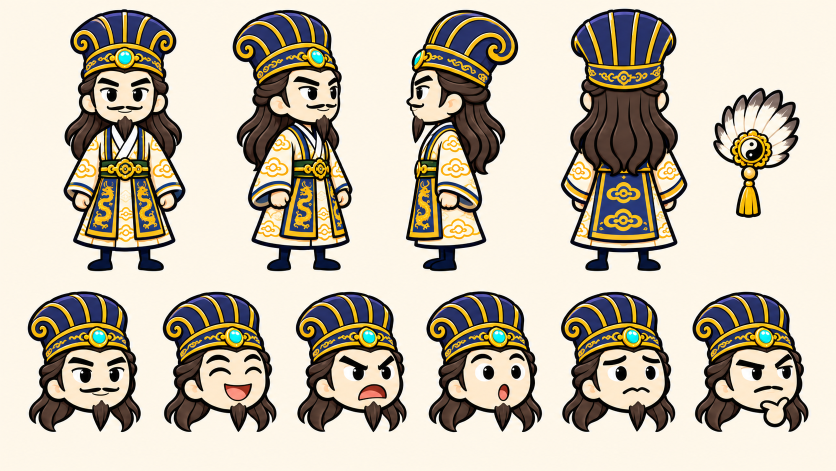
#> input picture Tai_lieu/05_Nhan_vat/Gia_Cat_Luong_tham_chieu.png, 1672 x 941 px, given in place of analysis.png, which was not available (shown at 1/2 size)
$ python prepare.py
#> lines starting #> are read from the running program, lines starting #| are printed output that depends on the picture
from pathlib import Path
from PIL import Image
import json

root=Path(__file__).resolve().parents[3]
project=root/'Du_an_Vang/video-remotion'
data={}
for name in ['analysis','stop','revenge','regret']:
    im=Image.open(project/'public/tap01-truongphi'/f'{name}.png').convert('RGBA')
    pw=im.width/4
#> pw = 418
    floors=[]
    for k in range(4):
        tile=im.crop((round(k*pw),0,round((k+1)*pw),im.height))
        found=None
        for y in range(im.height-30,im.height//2,-1):
            row=tile.crop((round(pw*.18),y,round(pw*.67),y+1))
            if sum(1 for r,g,b,a in row.getdata() if a>220 and max(r,g,b)<90)>12:
                found=y+1
                break
        if found is None: raise ValueError(f'Ground not found: {name} {k}')
        floors.append(found)
#> this loop made 4 passes
#> pass 1, `tile=im.crop((round(k*pw),0,round((k+1)*pw),im.height))`:
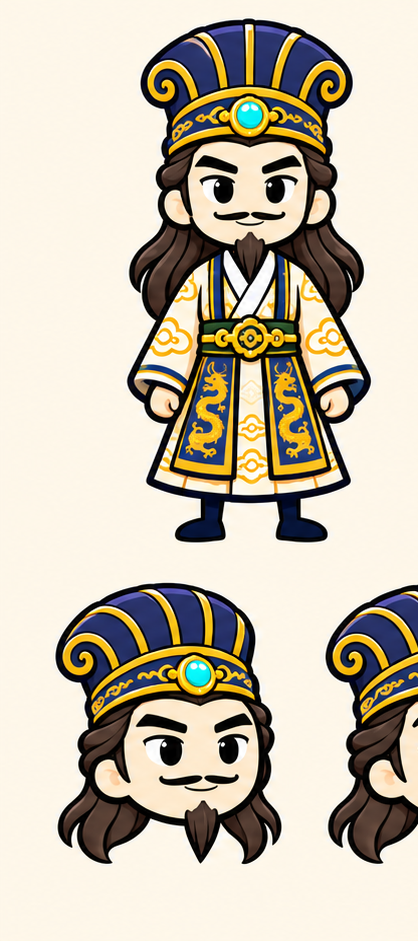
#> tile: PIL image 418x941 RGBA; mean R, G, B, A 198.3, 189.5, 172.2, 255
#> pass 2, `tile=im.crop((round(k*pw),0,round((k+1)*pw),im.height))`:
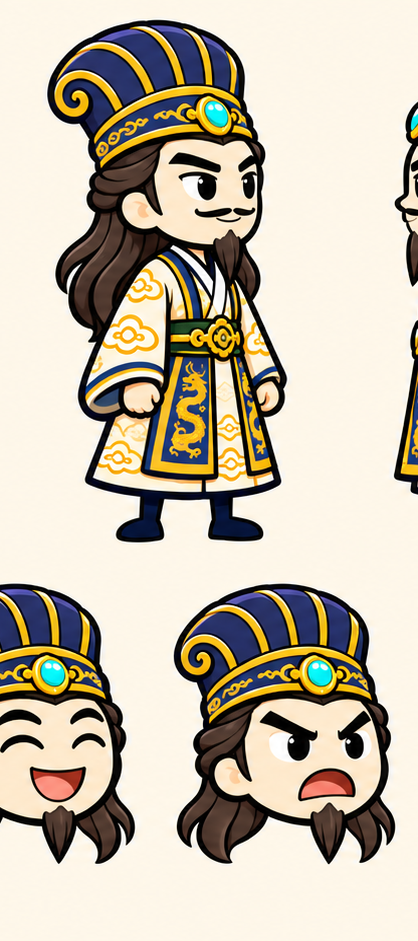
#> tile: PIL image 418x941 RGBA; mean R, G, B, A 198, 188.7, 171.3, 255
#> pass 3, `tile=im.crop((round(k*pw),0,round((k+1)*pw),im.height))`:
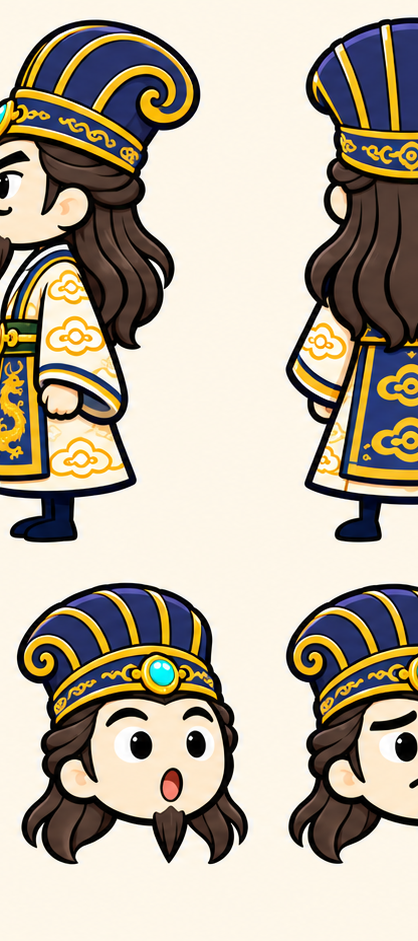
#> tile: PIL image 418x941 RGBA; mean R, G, B, A 183.9, 174.1, 157.3, 255
#> after the loop, floors = [863, 863, 863, 862]
    data[name]={'width':im.width,'height':im.height,'panelWidth':pw,'floors':floors}
#> pass 2 of the loop `for name in ['analysis','stop','revenge','regret']:`:
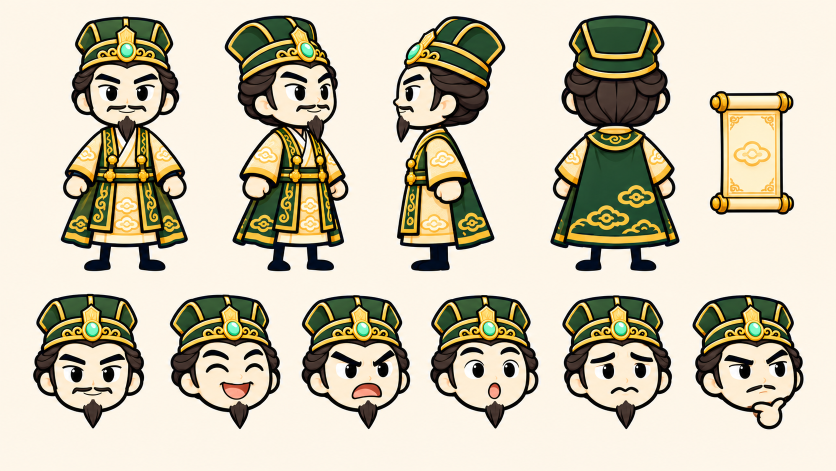
#> input picture Tai_lieu/05_Nhan_vat/Luu_Bi_tham_chieu.png, 1671 x 941 px, given in place of stop.png, which was not available (shown at 1/2 size)
#> im: PIL image 1671x941 RGBA
#> the loop `for k in range(4):` made 4 passes
#> pass 1, `tile=im.crop((round(k*pw),0,round((k+1)*pw),im.height))`:
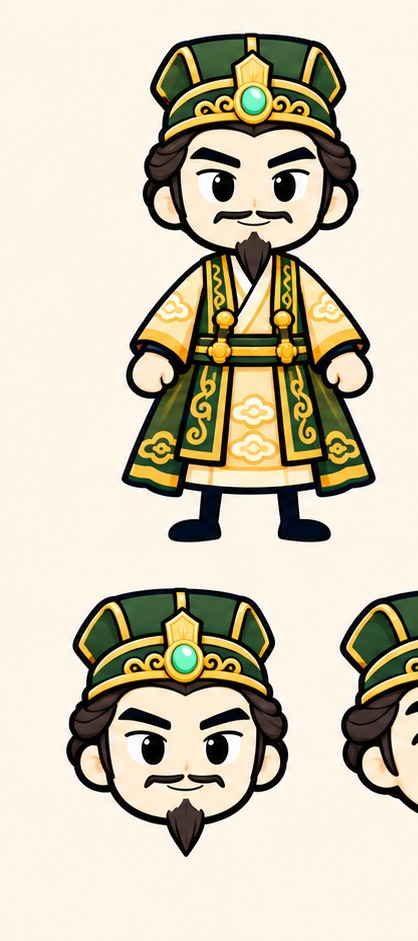
#> tile: PIL image 418x941 RGBA; mean R, G, B, A 206.3, 198.6, 177, 255
#> pass 3, `tile=im.crop((round(k*pw),0,round((k+1)*pw),im.height))`:
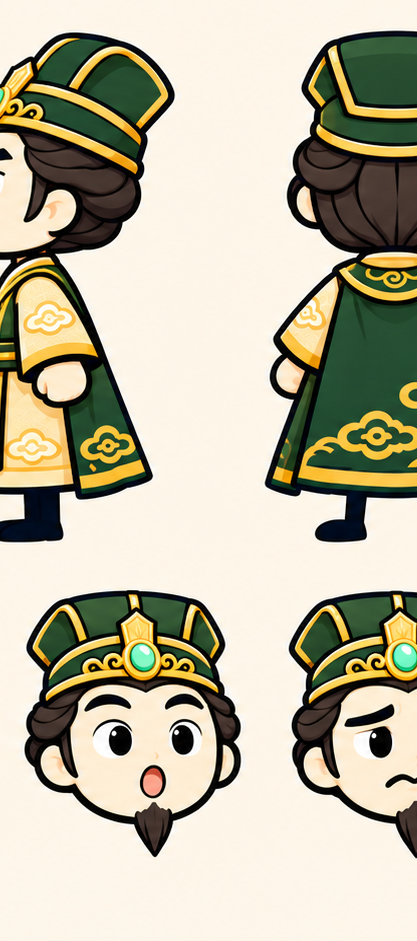
#> tile: PIL image 417x941 RGBA; mean R, G, B, A 187.9, 182.4, 160, 255
#> after the loop `for k in range(4):`: floors = [849, 820, 850, 852]
#> (the run stopped early here; a loop or call above may not have finished)
